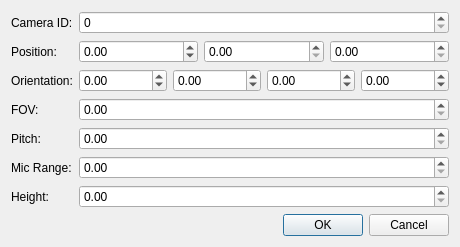
<?xml version="1.0" encoding="UTF-8"?>
<ui version="4.0">
 <class>Dialog</class>
 <widget class="QDialog" name="Dialog">
  <property name="geometry">
   <rect>
    <x>0</x>
    <y>0</y>
    <width>436</width>
    <height>229</height>
   </rect>
  </property>
  <property name="sizePolicy">
   <sizepolicy hsizetype="Fixed" vsizetype="Fixed">
    <horstretch>0</horstretch>
    <verstretch>0</verstretch>
   </sizepolicy>
  </property>
  <property name="windowTitle">
   <string>Dialog</string>
  </property>
  <layout class="QVBoxLayout" name="verticalLayout">
   <item>
    <layout class="QFormLayout" name="formLayout">
     <item row="0" column="0">
      <widget class="QLabel" name="label">
       <property name="text">
        <string>Camera ID:</string>
       </property>
      </widget>
     </item>
     <item row="1" column="0">
      <widget class="QLabel" name="label_2">
       <property name="text">
        <string>Position:</string>
       </property>
      </widget>
     </item>
     <item row="1" column="1">
      <layout class="QHBoxLayout" name="horizontalLayout">
       <item>
        <widget class="QDoubleSpinBox" name="xPosSpin">
         <property name="minimum">
          <double>-100000.000000000000000</double>
         </property>
        </widget>
       </item>
       <item>
        <widget class="QDoubleSpinBox" name="yPosSpin"/>
       </item>
       <item>
        <widget class="QDoubleSpinBox" name="zPosSpin"/>
       </item>
      </layout>
     </item>
     <item row="2" column="0">
      <widget class="QLabel" name="label_3">
       <property name="text">
        <string>Orientation:</string>
       </property>
      </widget>
     </item>
     <item row="3" column="0">
      <widget class="QLabel" name="label_4">
       <property name="text">
        <string>FOV:</string>
       </property>
      </widget>
     </item>
     <item row="2" column="1">
      <layout class="QHBoxLayout" name="horizontalLayout_2">
       <item>
        <widget class="QDoubleSpinBox" name="xOrientSpin">
         <property name="minimum">
          <double>-1000000.000000000000000</double>
         </property>
         <property name="maximum">
          <double>1000000.000000000000000</double>
         </property>
        </widget>
       </item>
       <item>
        <widget class="QDoubleSpinBox" name="yOrientSpin">
         <property name="minimum">
          <double>-1000000.000000000000000</double>
         </property>
         <property name="maximum">
          <double>1000000.000000000000000</double>
         </property>
        </widget>
       </item>
       <item>
        <widget class="QDoubleSpinBox" name="zOrientSpin">
         <property name="minimum">
          <double>-1000000.000000000000000</double>
         </property>
         <property name="maximum">
          <double>1000000.000000000000000</double>
         </property>
        </widget>
       </item>
       <item>
        <widget class="QDoubleSpinBox" name="wOrientSpin">
         <property name="minimum">
          <double>-1000000.000000000000000</double>
         </property>
         <property name="maximum">
          <double>1000000.000000000000000</double>
         </property>
        </widget>
       </item>
      </layout>
     </item>
     <item row="0" column="1">
      <widget class="QSpinBox" name="cameraIdSpin"/>
     </item>
     <item row="3" column="1">
      <widget class="QDoubleSpinBox" name="fovSpin"/>
     </item>
     <item row="4" column="0">
      <widget class="QLabel" name="label_5">
       <property name="text">
        <string>Pitch:</string>
       </property>
      </widget>
     </item>
     <item row="5" column="0">
      <widget class="QLabel" name="label_6">
       <property name="text">
        <string>Mic Range:</string>
       </property>
      </widget>
     </item>
     <item row="6" column="0">
      <widget class="QLabel" name="label_7">
       <property name="text">
        <string>Height:</string>
       </property>
      </widget>
     </item>
     <item row="4" column="1">
      <widget class="QDoubleSpinBox" name="pitchSpin"/>
     </item>
     <item row="5" column="1">
      <widget class="QDoubleSpinBox" name="micRangeSpin"/>
     </item>
     <item row="6" column="1">
      <widget class="QDoubleSpinBox" name="heightSpin"/>
     </item>
    </layout>
   </item>
   <item>
    <widget class="QDialogButtonBox" name="buttonBox">
     <property name="orientation">
      <enum>Qt::Horizontal</enum>
     </property>
     <property name="standardButtons">
      <set>QDialogButtonBox::Cancel|QDialogButtonBox::Ok</set>
     </property>
    </widget>
   </item>
  </layout>
 </widget>
 <resources/>
 <connections>
  <connection>
   <sender>buttonBox</sender>
   <signal>accepted()</signal>
   <receiver>Dialog</receiver>
   <slot>accept()</slot>
   <hints>
    <hint type="sourcelabel">
     <x>248</x>
     <y>254</y>
    </hint>
    <hint type="destinationlabel">
     <x>157</x>
     <y>274</y>
    </hint>
   </hints>
  </connection>
  <connection>
   <sender>buttonBox</sender>
   <signal>rejected()</signal>
   <receiver>Dialog</receiver>
   <slot>reject()</slot>
   <hints>
    <hint type="sourcelabel">
     <x>316</x>
     <y>260</y>
    </hint>
    <hint type="destinationlabel">
     <x>286</x>
     <y>274</y>
    </hint>
   </hints>
  </connection>
 </connections>
</ui>
